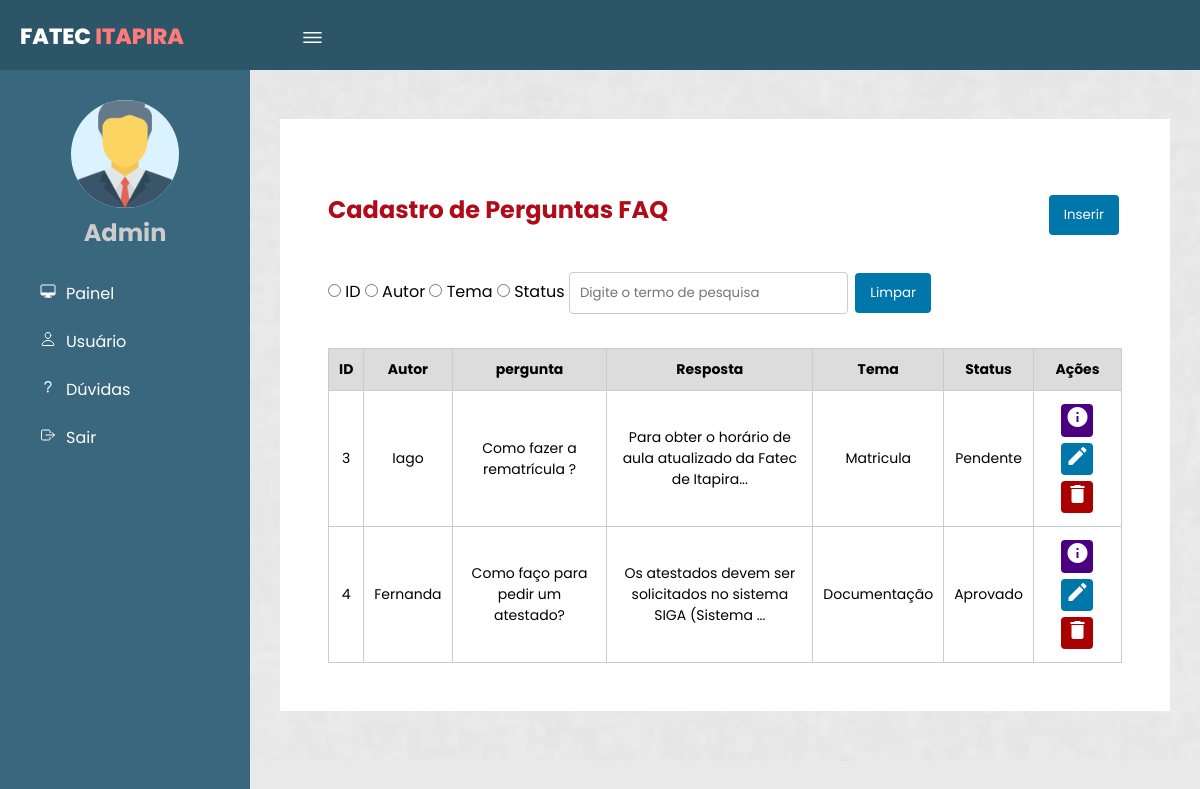
/painelAdmin.php (signed in), run on an earlier commit of the app's database.
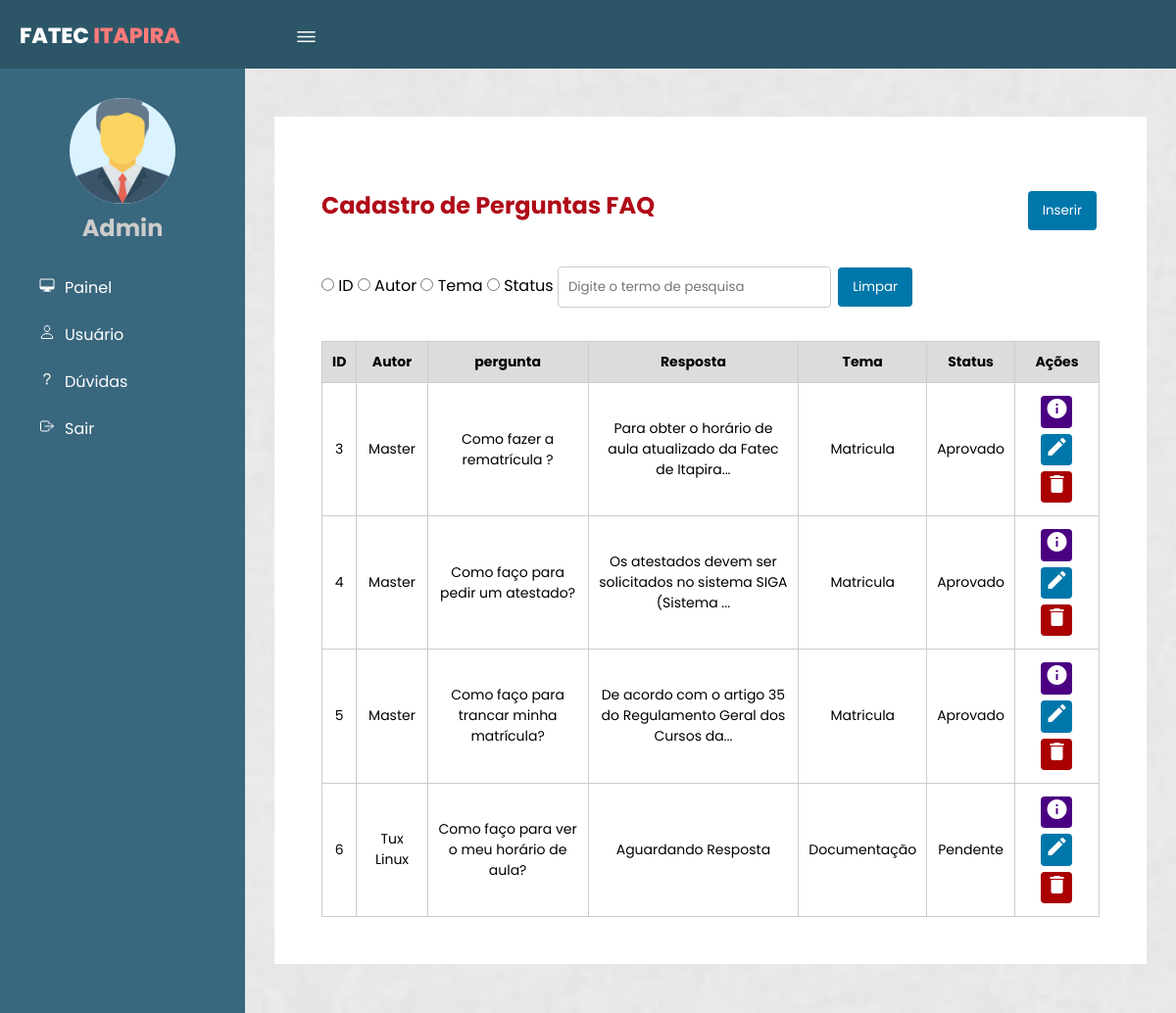
And on a later commit of the database.
### tables this page shows
CREATE TABLE `perguntas` (
  `idPerguntas` int(10) UNSIGNED NOT NULL,
  `Usuarios_idUsuarios` int(10) UNSIGNED DEFAULT NULL,
  `temas_idTemas` int(10) UNSIGNED NOT NULL,
  `Autor` varchar(30) DEFAULT NULL,
  `ConteudoPergunta` text NOT NULL,
  `Resposta` text,
  `Status` varchar(50) DEFAULT 'Pendente',
  `DataSubmissao` datetime NOT NULL DEFAULT current_timestamp(),
  `UltimaAtualizacao` datetime DEFAULT NULL,
  `Visivel` tinyint(1) DEFAULT 1
);

CREATE TABLE `temas` (
  `idTemas` int(10) UNSIGNED NOT NULL,
  `NomeTema` varchar(50) NOT NULL,
  `idTemaPai` int(10) UNSIGNED DEFAULT NULL
);

### Class/Perguntas.php (called while the page is built, shortened)
<?php
class Perguntas
{
    private $conn;
    public function __construct($conn)
    {
        $this->conn = $conn;
    }
    public function listarPerguntas()
    {
        try {
            $sql = "SELECT perguntas.*, temas.NomeTema FROM perguntas
                LEFT JOIN temas ON perguntas.temas_idTemas = temas.idTemas";
            $stmt = $this->conn->query($sql);
            if ($stmt) {
                return $stmt->fetchAll(PDO::FETCH_ASSOC);
            } else {
                throw new Exception("Erro ao executar a consulta SQL");
            }
        } catch (Exception $e) {
            error_log("Erro ao listar usuários: " . $e->getMessage());
            return [];
        }
    }
}
?>

### painelAdmin.php (the view, shortened to what this page needs)
<?php
require_once 'Class/Perguntas.php';
require_once 'conexao.php';
$pergunta = new Perguntas($conn);
$perguntas = $pergunta->listarPerguntas();
?>
<!DOCTYPE html>
<html lang="pt-br">
<head>
    <link rel="stylesheet" href="css/format.css">
</head>
<body page='lista'>
    <header>
        <label for="check">
            <ion-icon name="menu-outline" id="sidebar_btn"></ion-icon>
        </label>
        <div class="left">
            <h3>Fatec <span>Itapira</span></h3>
        </div>
    </header>
    <div class="sidebar">
        <div class="center">
            <img src="icon/manager_icon_129392.png" class="image" alt="">
            <h2>Admin</h2>
        </div>
        <a href="#" onclick="vizualizar('lista', true)"><ion-icon
                name="desktop-outline"></ion-icon><span>Painel</span></a>
        <a href="gerenciarUsuario.php"><ion-icon name="person-outline"></ion-icon><span>Usuário</span></a>
        <a href="grafico.php"><ion-icon name="help-outline"></ion-icon><span>Dúvidas</span></a>
        <a href="login/sairLogin.php"><ion-icon name="exit-outline"></ion-icon><span>Sair</span></a>
    </div>
    <div class="content">
        <div id='listaRegistros'>
            <div class="titulo_ask">
                <h1>Cadastro de Perguntas FAQ</h1>
                <a href="Views/cadastrarPergunta.php"><button>Inserir</button></a>
            </div>
            <div style='display: flex; outline: none;' class="filtro">
                <form id="filtroForm">
                    <input type="radio" id="filtroId" name="filtro" value="id">
                    <label for="filtroId">ID</label>
                    <input type="radio" id="filtroAutor" name="filtro" value="autor">
                    <label for="filtroAutor">Autor</label>
                    <input type="radio" id="filtroTema" name="filtro" value="tema">
                    <label for="filtroTema">Tema</label>
                    <input type="radio" id="filtroStatus" name="filtro" value="status">
                    <label for="filtroStatus">Status</label>
                    <input type="text" autofocus id="filtroInput" placeholder="Digite o termo de pesquisa">
                    <button type="button" onclick="limparFiltro()">Limpar</button>
                </form>
            </div>
            <?php if (!empty($perguntas)): ?>
                <table>
                    <thead>
                        <tr>
                            <th>ID</th>
                            <th>Autor</th>
                            <th>pergunta</th>
                            <th>Resposta</th>
                            <th>Tema</th>
                            <th>Status</th>
                            <th>Ações</th>
                        </tr>
                    </thead>
                    <?php foreach ($perguntas as $lista): ?>
                        <tr>
                            <td><?php echo $lista['idPerguntas']; ?></td>
                            <td><?php echo $lista['Autor'] ?></td>
                            <td><?php echo $lista['ConteudoPergunta'] ?></td>
                            <td><?php echo substr($lista['Resposta'], 0, 60) . (strlen($lista['Resposta']) > 60 ? '...' : ''); ?></td>
                            <td><?php echo $lista['NomeTema']; ?></td>
                            <td><?php echo $lista['Status'] ?></td>
                            <td>
                                <a href="#" class="detalhes-btn" data-id="<?php echo $lista['idPerguntas']; ?>" title="Detalhes">
                                    <i style="background: indigo;" class="edit material-icons">info</i>
                                </a>
                                <a href="Views/editarPergunta.php?id=<?php echo $lista['idPerguntas']; ?>" title="Editar">
                                    <i class=" edit material-icons">edit</i>
                                </a>
                                <button type="button" class="excluir-btn" data-id="<?php echo $lista['idPerguntas']; ?>" title="Excluir">
                                    <i class="material-icons">delete</i>
                                </button>
                            </td>
                        </tr>
                    <?php endforeach; ?>
                </table>
            <?php else: ?>
                <p>Nenhuma pergunta cadastrada.</p>
            <?php endif; ?>
        </div>
    </body>
</html>

### css/format.css (style rules this page uses)
* { margin: 0; padding: 0; font-family: "Poppins", sans-serif; }
body { background-color: #e9e9e9; }
header { position: fixed; background: #2c5668; padding: 20px; width: 100%; height: 30px; z-index: 5; }
.left h3 { color: #fff; margin: 0; text-transform: uppercase; font-size: 22px; font-weight: 800; }
.left span { color: #ff7a7a; }
.sidebar { position: fixed; width: 250px; height: 100%; margin-top: 70px; padding-top: 30px; left: 0; background: #39677e; transition: 0.5s; transition-property: left; -webkit-transition: 0.5s; -moz-transition: 0.5s; -ms-transition: 0.5s; -o-transition: 0.5s; }
.sidebar .image { width: 108px; height: 108px; border-radius: 100px; -webkit-border-radius: 100px; -moz-border-radius: 100px; -ms-border-radius: 100px; -o-border-radius: 100px; background-color: #daf3ff; }
.sidebar h2 { color: #ccc; margin-top: 0; margin-bottom: 20px; }
.sidebar a { color: #fff; display: block; width: 100%; line-height: 48px; text-decoration: none; padding-left: 40px; box-sizing: border-box; transition: 0.5s; transition-property: background; }
.sidebar .center { text-align: center; }
.sidebar ion-icon { padding-right: 10px; }
label #sidebar_btn { z-index: 1; position: fixed; left: 300px; color: #fff; font-size: 25px; margin: 5px 0; cursor: pointer; transition: 0.5s; transition-property: color; }
.content { background: url(../img/bg.png) no-repeat; background-size: cover; background-position: center; transition: 0.5s; position: relative; margin-left: 250px; top: 69px; z-index: 1; overflow: hidden; }
div#listaRegistros { background: white; padding: 3rem; margin: 50px 30px; }
#listaRegistros { display: flex; align-items: center; justify-content: center; flex-direction: column; }
body[page="lista"] #listaRegistros { display: block; }
a { text-decoration: none; }
#listaRegistros .filtro { margin: 4vh auto; }
table { width: 100%; border-collapse: collapse; }
thead { background: gainsboro; }
table th, table td { text-align: center; font-size: 14px; padding: 10px; border: solid 1px #ccc; }
button { border: none; border-radius: 4px; cursor: pointer; background-color: #07a; color: #fff; margin: 3px; padding: 10px 15px; -webkit-border-radius: 4px; -moz-border-radius: 4px; -ms-border-radius: 4px; -o-border-radius: 4px; }
button.excluir-btn { background-color: #a00; padding: 1px 4px; }
i.edit.material-icons { background: #0077aa; color: white; padding: 1px 4px 7.6px 4px; border-radius: 4px; margin: 3px; }
input { border: solid 1px #ccc; border-radius: 4px; padding: 10px; }
.titulo_ask { display: flex; justify-content: space-between; margin-block-start: 25px; }
.titulo_ask h1 { color: #b00b18; font-size: 24px; }

What changed in the data, as far as the page shows it:
changed perguntas "Como fazer a rematrícula ?": Autor "Iago" → "Master"; Status "Pendente" → "Aprovado"
changed perguntas "Como faço para pedir um atestado?": Autor "Fernanda" → "Master"; temas_idTemas.NomeTema "Documentação" → "Matricula"
added perguntas: idPerguntas "5", Autor "Master", ConteudoPergunta "Como faço para trancar minha matrícula?", Resposta "De acordo com o artigo 35 do Regulamento Geral dos Cursos da", temas_idTemas.NomeTema "Matricula", Status "Aprovado"
added perguntas: idPerguntas "6", Autor "Tux Linux", ConteudoPergunta "Como faço para ver o meu horário de aula?", Resposta "Aguardando Resposta", temas_idTemas.NomeTema "Documentação", Status "Pendente"
